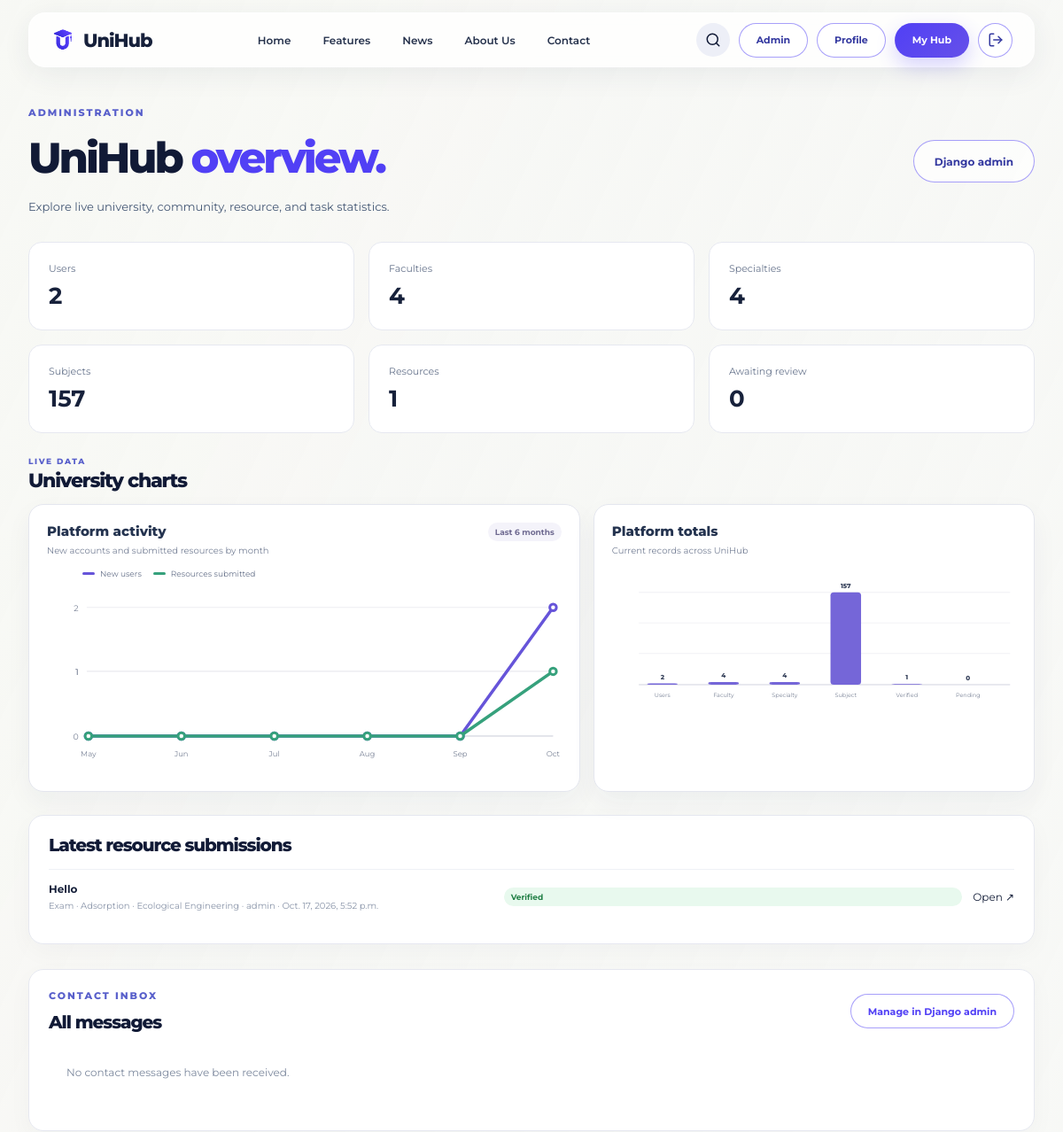
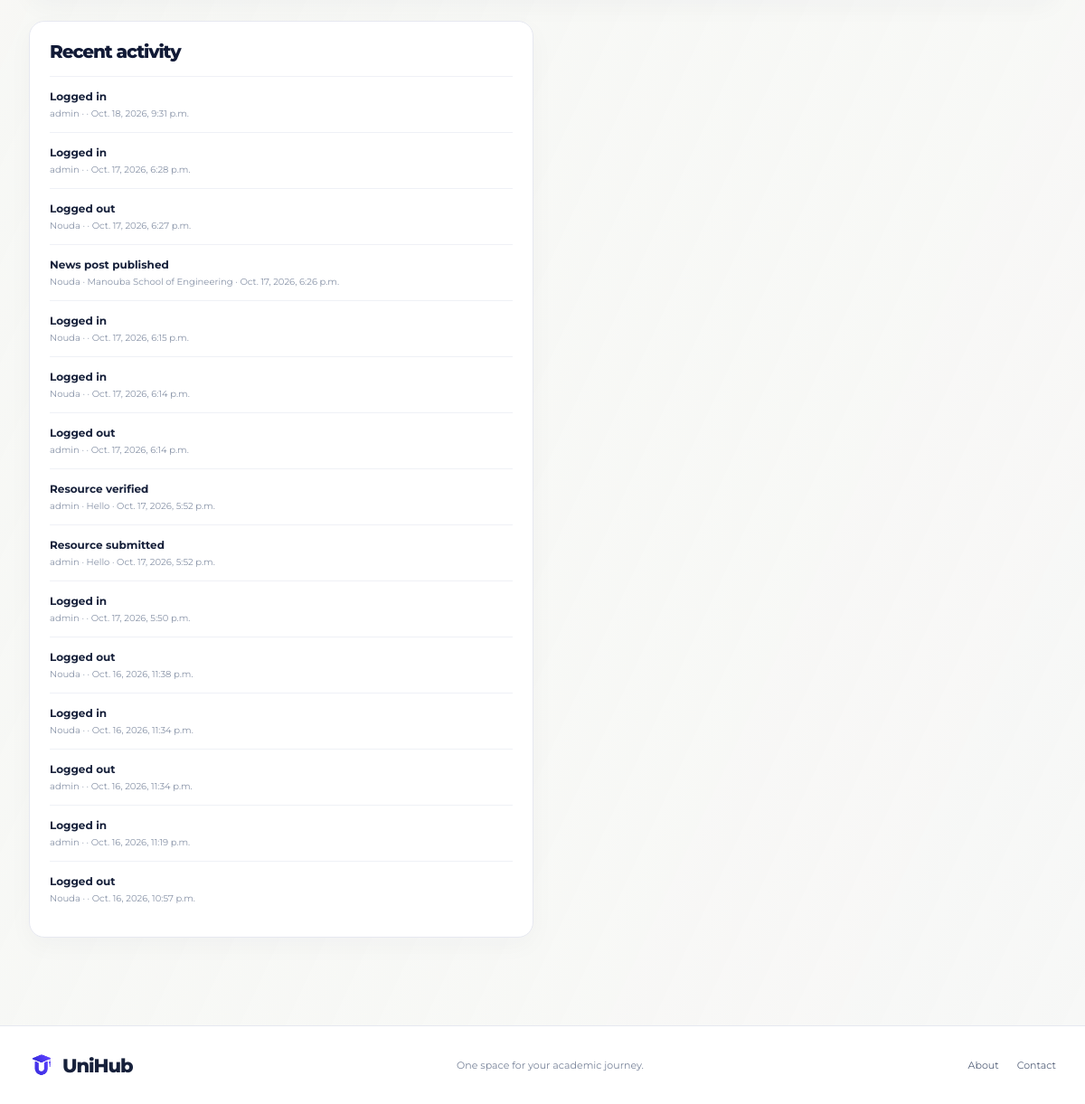
/admin-dashboard/ (signed in), run on the app's committed database (2 pictures, top to bottom).
### core/models.py (models this page shows, shortened)
class Resource(models.Model):
    CATEGORY_CHOICES=[
        ("exam","Exam"),
        ("notes","Notes"),
        ("other","Other"),
    ]
    subject=models.ForeignKey(Subject,on_delete=models.CASCADE,related_name="resources")
    title=models.CharField(max_length=200)
    author=models.CharField(max_length=200,blank=True)
    category=models.CharField(max_length=12,choices=CATEGORY_CHOICES,default="other")
    description=models.TextField(blank=True)
    url=models.URLField()
    submitted_by=models.ForeignKey(settings.AUTH_USER_MODEL,on_delete=models.CASCADE,related_name="submitted_resources")
    is_verified=models.BooleanField(default=False)
    verified_by=models.ForeignKey(settings.AUTH_USER_MODEL,on_delete=models.SET_NULL,null=True,blank=True,related_name="verified_resources")
    created_at=models.DateTimeField(auto_now_add=True)
    class Meta: ordering=["-is_verified","-created_at"]

class Subject(models.Model):
    specialty=models.ForeignKey(Specialty,on_delete=models.CASCADE,related_name="subjects")
    name=models.CharField(max_length=180)
    code=models.CharField(max_length=40,blank=True)
    description=models.TextField(blank=True)
    professors=models.ManyToManyField(settings.AUTH_USER_MODEL,blank=True,related_name="teaching_subjects")
    year = models.PositiveIntegerField(default=1)
    semester = models.PositiveSmallIntegerField(
        choices=[(1, "Semester 1"), (2, "Semester 2")],
        default=1,
    )
    class Meta: ordering=["name"]

class Specialty(models.Model):
    CYCLE_CHOICES=[
        ("preparatory","Preparatory cycle"),
        ("bachelor","Bachelor"),
        ("master","Master"),
        ("engineering","Engineering cycle"),
    ]
    faculty=models.ForeignKey(Faculty,on_delete=models.CASCADE,related_name="specialties")
    name=models.CharField(max_length=160)
    cycle=models.CharField(max_length=20,choices=CYCLE_CHOICES,default="bachelor")
    class Meta:
        ordering=["name"]
        unique_together=[("faculty","name")]

class ActivityLog(models.Model):
    user=models.ForeignKey(settings.AUTH_USER_MODEL,on_delete=models.SET_NULL,null=True,blank=True)
    action=models.CharField(max_length=180)
    details=models.CharField(max_length=300,blank=True)
    created_at=models.DateTimeField(auto_now_add=True)
    class Meta: ordering=["-created_at"]

### core/views.py (the view)
# urls.py: path("admin-dashboard/",views.admin_dashboard,name="admin_dashboard"),
@login_required
def admin_dashboard(request):
    if not request.user.is_staff:
        return HttpResponseForbidden("Only administrators can access this page.")
    total_users=get_user_model().objects.count()
    total_faculties=Faculty.objects.count()
    total_specialties=Specialty.objects.count()
    total_subjects=Subject.objects.count()
    total_resources=Resource.objects.count()
    pending_resources=Resource.objects.filter(is_verified=False).count()
    verified_resources=total_resources-pending_resources
    total_students=UserProfile.objects.filter(role="student").count()
    total_professors=UserProfile.objects.filter(role="professor").count()
    total_representatives=UserProfile.objects.filter(role="representative").count()
    pending_tasks=ToDo.objects.filter(is_completed=False).count()
    completed_tasks=ToDo.objects.filter(is_completed=True).count()
    today=timezone.localdate()
    month_starts=[]
    year,month=today.year,today.month
    for _ in range(6):
        month_starts.append(date(year,month,1))
        month-=1
        if month==0:
            year-=1
            month=12
    month_starts.reverse()
    next_month=today.replace(day=1)
    if next_month.month==12:
        next_month=date(next_month.year+1,1,1)
    else:
        next_month=date(next_month.year,next_month.month+1,1)
    chart_start=timezone.make_aware(datetime.combine(month_starts[0],time.min))
    chart_end=timezone.make_aware(datetime.combine(next_month,time.min))
    current_timezone=timezone.get_current_timezone()
    def counts_by_month(queryset,field):
        rows=(queryset.filter(**{f"{field}__gte":chart_start,f"{field}__lt":chart_end})
            .annotate(month=TruncMonth(field,tzinfo=current_timezone))
            .values("month").annotate(total=Count("pk")))
        return {(row["month"].year,row["month"].month):row["total"] for row in rows}
    user_months=counts_by_month(get_user_model().objects,"date_joined")
    resource_months=counts_by_month(Resource.objects,"created_at")
    chart_x=[50+index*112 for index in range(6)]
    line_max=max(
        [*user_months.values(),*resource_months.values()],
        default=0,
    )
    line_scale=max(line_max,1)
    line_series=[]
    for label,color,monthly_values in (
        ("New users","#6654d9",user_months),
        ("Resources submitted","#36a17c",resource_months),
    ):
        values=[monthly_values.get((month_start.year,month_start.month),0) for month_start in month_starts]
        points=[
            {"x":x,"y":190-round(value*155/line_scale),"value":value,"month":month_start}
            for x,value,month_start in zip(chart_x,values,month_starts)
        ]
        line_series.append({
            "label":label,
            "color":color,
            "points":points,
            "polyline":" ".join(f"{point['x']},{point['y']}" for point in points),
        })
    line_ticks=[
        {"value":round(line_max*index/3),"y":190-round(round(line_max*index/3)*155/line_scale)}
        for index in range(4)
    ]
    bar_metrics=[
        {"label":"Users","short_label":"Users","value":total_users},
        {"label":"Faculties","short_label":"Faculty","value":total_faculties},
        {"label":"Specialties","short_label":"Specialty","value":total_specialties},
        {"label":"Subjects","short_label":"Subject","value":total_subjects},
        {"label":"Verified resources","short_label":"Verified","value":verified_resources},
        {"label":"Awaiting review","short_label":"Pending","value":pending_resources},
    ]
    bar_max=max((metric["value"] for metric in bar_metrics),default=0)
    for index,metric in enumerate(bar_metrics):
        bar_height=round(metric["value"]*145/bar_max) if bar_max else 0
        metric.update({
            "x":55+index*96,
            "y":185-bar_height,
            "height":bar_height,
        })
    return render(request,"admin_dashboard.html",{
        "user_count":total_users,
        "faculty_count":total_faculties,
        "specialty_count":total_specialties,
        "subject_count":total_subjects,
        "resource_count":total_resources,
        "pending_resource_count":pending_resources,
        "student_count":total_students,
        "line_series":line_series,
        "line_ticks":line_ticks,
        "chart_months":month_starts,
        "bar_metrics":bar_metrics,
        "latest_resources":Resource.objects.select_related(
            "subject","subject__specialty","subject__specialty__faculty","submitted_by"
        ).order_by("-created_at")[:20],
        "recent_activity":ActivityLog.objects.select_related("user")[:15],
        "contact_messages":ContactMessage.objects.select_related("user").order_by("-created_at"),
        "contact_message_count":ContactMessage.objects.count(),
    })

### templates/admin_dashboard.html (shortened to what this page needs)
{% extends "base.html" %}
{% load static %}
{% block body_class %}admin-dashboard-body{% endblock %}
{% block extra_css %}<link rel="stylesheet" href="{% static 'css/admin-dashboard.css' %}">{% endblock %}
{% block content %}
<main class="app-page container admin-dashboard-page">
  <div class="page-heading">
    <div>
      <p class="kicker">ADMINISTRATION</p>
      <h1>UniHub <em>overview.</em></h1>
      <p class="description">Explore live university, community, resource, and task statistics.</p>
    </div>
    <a class="btn btn-outline btn-lg" href="{% url 'admin:index' %}">Django admin</a>
  </div>
  <div class="app-stats">
    <article><small>Users</small><b>{{ user_count }}</b></article>
    <article><small>Faculties</small><b>{{ faculty_count }}</b></article>
    <article><small>Specialties</small><b>{{ specialty_count }}</b></article>
    <article><small>Subjects</small><b>{{ subject_count }}</b></article>
    <article><small>Resources</small><b>{{ resource_count }}</b></article>
    <article><small>Awaiting review</small><b>{{ pending_resource_count }}</b></article>
  </div>
  <section class="admin-analytics">
    <div class="panel-heading"><div><p class="kicker">LIVE DATA</p><h2>University charts</h2></div></div>
    <div class="admin-chart-grid">
      <section class="panel admin-chart-card admin-line-chart-card">
        <div class="admin-chart-title"><div><h3>Platform activity</h3><p>New accounts and submitted resources by month</p></div><span class="admin-chart-period">Last 6 months</span></div>
        <div class="admin-chart-legend">
          {% for series in line_series %}<span><i style="--series-color:{{ series.color }}"></i>{{ series.label }}</span>{% endfor %}
        </div>
        <div class="admin-chart-plot">
          <svg class="admin-line-chart" viewBox="0 0 620 235" role="img" aria-labelledby="adminLineChartTitle adminLineChartDesc">
            <title id="adminLineChartTitle">Monthly platform activity</title>
            <desc id="adminLineChartDesc">Monthly counts of newly joined users and submitted resources over the last six months.</desc>
            {% for tick in line_ticks %}
              <line class="admin-chart-gridline" x1="48" y1="{{ tick.y }}" x2="610" y2="{{ tick.y }}"></line>
              <text class="admin-chart-axis-value" x="38" y="{{ tick.y|add:'4' }}" text-anchor="end">{{ tick.value }}</text>
            {% endfor %}
            <line class="admin-chart-axis" x1="48" y1="190" x2="610" y2="190"></line>
            {% for series in line_series %}
              <polyline class="admin-chart-line" points="{{ series.polyline }}" style="--series-color:{{ series.color }}"></polyline>
              {% for point in series.points %}
                <circle class="admin-chart-point" cx="{{ point.x }}" cy="{{ point.y }}" r="4" style="--series-color:{{ series.color }}">
                  <title>{{ series.label }} · {{ point.month|date:"F Y" }}: {{ point.value }}</title>
                </circle>
              {% endfor %}
            {% endfor %}
            {% for month in chart_months %}
              <text class="admin-chart-axis-label" x="{% cycle '50' '162' '274' '386' '498' '610' %}" y="215" text-anchor="middle">{{ month|date:"M" }}</text>
            {% endfor %}
          </svg>
        </div>
      </section>
      <section class="panel admin-chart-card admin-bar-chart-card">
        <div class="admin-chart-title"><div><h3>Platform totals</h3><p>Current records across UniHub</p></div></div>
        <div class="admin-bar-plot">
          <svg class="admin-bar-chart" viewBox="0 0 640 225" role="img" aria-labelledby="adminBarChartTitle adminBarChartDesc">
            <title id="adminBarChartTitle">Current platform totals</title>
            <desc id="adminBarChartDesc">Bar chart comparing current users, academic records, verified resources, and resources awaiting review.</desc>
            <line class="admin-chart-gridline" x1="42" y1="40" x2="625" y2="40"></line>
            <line class="admin-chart-gridline" x1="42" y1="88" x2="625" y2="88"></line>
            <line class="admin-chart-gridline" x1="42" y1="136" x2="625" y2="136"></line>
            <line class="admin-chart-gridline" x1="42" y1="185" x2="625" y2="185"></line>
            <line class="admin-chart-axis" x1="42" y1="185" x2="625" y2="185"></line>
            {% for metric in bar_metrics %}
              <rect class="admin-chart-bar{% if metric.label == 'Awaiting review' %} admin-chart-bar-pending{% endif %}" x="{{ metric.x }}" y="{{ metric.y }}" width="48" height="{{ metric.height }}" rx="5">
                <title>{{ metric.label }}: {{ metric.value }}</title>
              </rect>
              <text class="admin-chart-bar-value" x="{{ metric.x|add:'24' }}" y="{{ metric.y|add:'-7' }}" text-anchor="middle">{{ metric.value }}</text>
              <text class="admin-chart-axis-label" x="{{ metric.x|add:'24' }}" y="204" text-anchor="middle">{{ metric.short_label }}</text>
            {% endfor %}
          </svg>
        </div>
      </section>
    </div>
  </section>
  <section class="panel admin-resource-submissions">
    <div class="panel-heading"><h2>Latest resource submissions</h2></div>
    {% for resource in latest_resources %}
      <div class="list-row">
        <span>
          <b>{{ resource.title }}</b>
          <small>{{ resource.get_category_display }} · {{ resource.subject.name }} · {{ resource.subject.specialty.name }} · {{ resource.submitted_by.username }} · {{ resource.created_at }}</small>
        </span>
        {% if resource.is_verified %}
          <span class="pill good">Verified</span>
        {% endif %}
        <a href="{{ resource.url }}" target="_blank" rel="noopener noreferrer">Open ↗</a>
      </div>
    {% empty %}
      <p class="empty">No resource submissions yet.</p>
    {% endfor %}
  </section>
  <section class="panel admin-contact-inbox">
    <div class="panel-heading">
      <div><p class="kicker">CONTACT INBOX</p><h2>All messages</h2></div>
      <a class="btn btn-outline btn-sm" href="{% url 'admin:core_contactmessage_changelist' %}">Manage in Django admin</a>
    </div>
    {% for message in contact_messages %}
      <article class="list-row">
        <span>
          <b>{{ message.get_category_display }} · {{ message.contact_name|default:message.username }}</b>
          <small>{{ message.email|default:"No email provided" }} · {{ message.created_at }}</small>
          <span>{{ message.message|linebreaksbr }}</span>
        </span>
      </article>
    {% empty %}
      <p class="empty">No contact messages have been received.</p>
    {% endfor %}
  </section>
  <div class="app-columns">
    <section class="panel">
      <div class="panel-heading"><h2>Recent activity</h2></div>
      {% for activity in recent_activity %}
        <div class="list-row">
          <span><b>{{ activity.action }}</b><small>{% if activity.user %}{{ activity.user.username }} · {% endif %}{{ activity.details }} · {{ activity.created_at }}</small></span>
        </div>
      {% empty %}
        <p class="empty">No activity has been recorded.</p>
      {% endfor %}
    </section>
  </div>
</main>
{% endblock %}

### data on the page
Resource: title "Hello", category "Exam", subject.name "Adsorption", subject.specialty.name "Ecological Engineering", submitted_by.username "admin", created_at "Oct. 17, 2026, 5:52 p.m.", is_verified "Verified"
ActivityLog: action "Logged in", user.username "admin", created_at "Oct. 18, 2026, 9:31 p.m."
ActivityLog: action "Logged in", user.username "admin", created_at "Oct. 17, 2026, 6:28 p.m."
ActivityLog: action "Logged out", user.username "Nouda", created_at "Oct. 17, 2026, 6:27 p.m."
ActivityLog: action "News post published", user.username "Nouda", details "Manouba School of Engineering", created_at "Oct. 17, 2026, 6:26 p.m."
ActivityLog: action "Logged in", user.username "Nouda", created_at "Oct. 17, 2026, 6:15 p.m."
ActivityLog: action "Logged in", user.username "Nouda", created_at "Oct. 17, 2026, 6:14 p.m."
ActivityLog: action "Logged out", user.username "admin", created_at "Oct. 17, 2026, 6:14 p.m."
ActivityLog: action "Resource verified", user.username "admin", details "Hello", created_at "Oct. 17, 2026, 5:52 p.m."
ActivityLog: action "Resource submitted", user.username "admin", details "Hello", created_at "Oct. 17, 2026, 5:52 p.m."
ActivityLog: action "Logged in", user.username "admin", created_at "Oct. 17, 2026, 5:50 p.m."
ActivityLog: action "Logged out", user.username "Nouda", created_at "Oct. 16, 2026, 11:38 p.m."
ActivityLog: action "Logged in", user.username "Nouda", created_at "Oct. 16, 2026, 11:34 p.m."
ActivityLog: action "Logged out", user.username "admin", created_at "Oct. 16, 2026, 11:34 p.m."
ActivityLog: action "Logged in", user.username "admin", created_at "Oct. 16, 2026, 11:19 p.m."
ActivityLog: action "Logged out", user.username "Nouda", created_at "Oct. 16, 2026, 10:57 p.m."

### other printed values
{{ user_count }} "2"
{{ faculty_count }} "4"
{{ specialty_count }} "4"
{{ subject_count }} "157"
{{ resource_count }} "1"
{{ pending_resource_count }} "0"
{{ series.label }} "New users" "Resources submitted"
{{ tick.value }} "0" "1" "1" "2"
{{ month|date:"M" }} "May" "Jun" "Jul" "Aug" "Sep" "Oct"
{{ metric.value }} "2" "4" "4" "157" "1" "0"
{{ metric.short_label }} "Users" "Faculty" "Specialty" "Subject" "Verified" "Pending"
